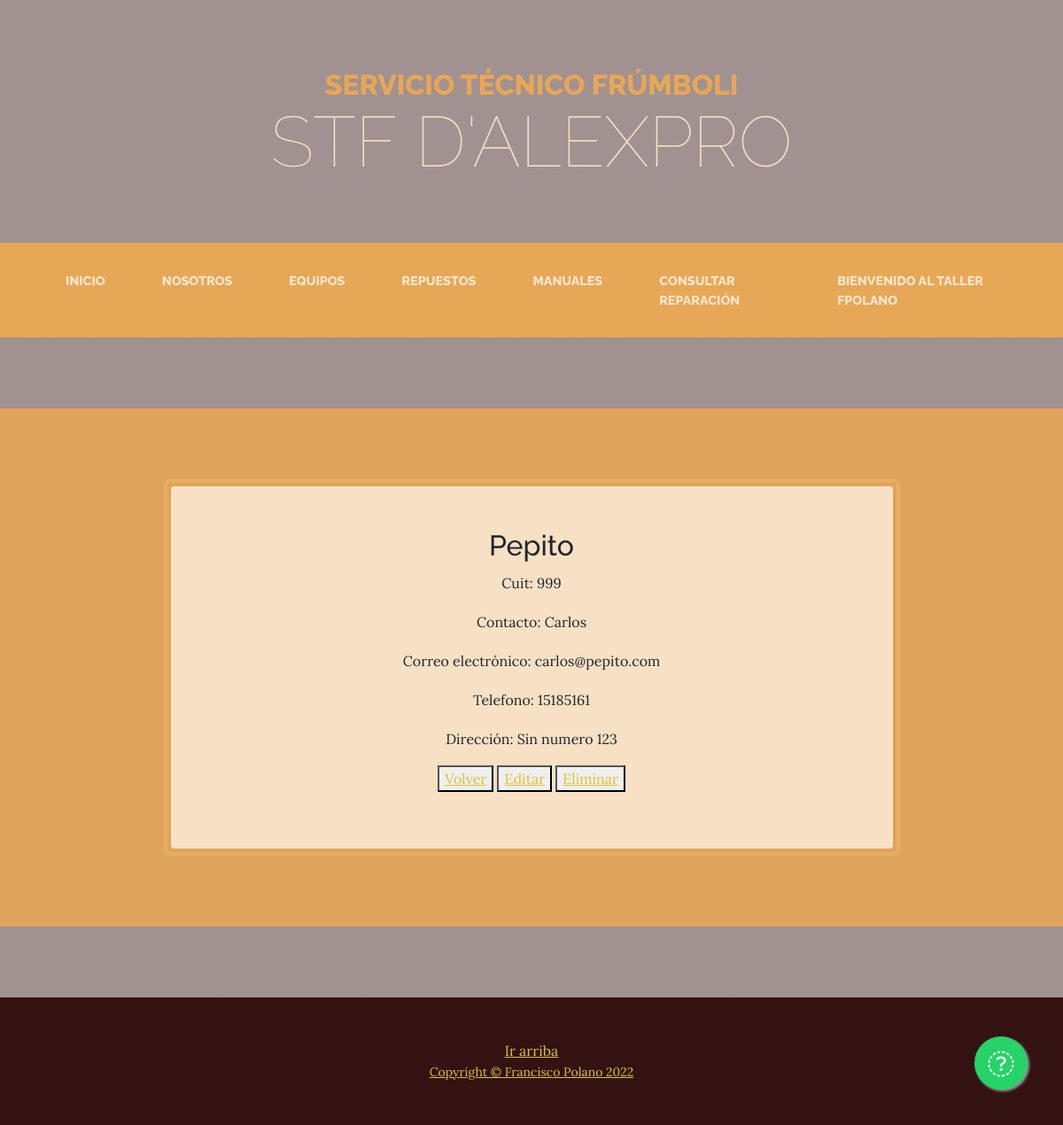
The app's page /STFprivado/clientes/detalle/5 (signed in) with its own data.
### STFprivado/models.py (models this page shows, shortened)
class Clientes(models.Model):
    razonSocial = models.CharField(max_length=60)
    cuit = models.PositiveSmallIntegerField(blank = True)
    contacto = models.CharField(max_length=60,blank=True)
    email = models.EmailField()
    telefono = models.PositiveSmallIntegerField()
    direccion = models.CharField(max_length=100,blank = True)

### STFprivado/views.py (the view)
# urls.py: path('clientes/detalle/<clienteId>', views.clientesDetalle, name="Clientes detalle"),
def clientesDetalle(request,clienteId):
    cliente = Clientes.objects.filter(id=clienteId)
    return render(request, "STFprivado/clientes/clientesDetalle.html",{'datos':cliente})

### STFprivado/templates/STFprivado/clientes/clientesDetalle.html (shortened to what this page needs)
{% extends 'AppSTF/padre.html' %}
{% load static %}
{% block cuerpo %}
<section class="page-section cta">
    <div class="container">
        <div class="row">
            <div class="col-xl-9 mx-auto">
                <div class="cta-inner bg-faded text-center rounded">
                    {% if datos %}
                        {% for cliente in datos %}
                            <h2> {{cliente.razonSocial}} </h2>
                            <p> Cuit: {{cliente.cuit}}</p>
                            <p> Contacto: {{cliente.contacto}}</p>
                            <p> Correo electrónico: {{cliente.email}}</p>
                            <p> Telefono: {{cliente.telefono}}</p>
                            <p> Dirección: {{cliente.direccion}}</p>
                            <button>
                                <a href="{% url 'Clientes lista' %}">Volver</a>
                            </button>
                            {% if user.is_authenticated %}
                                <button>
                                    <a href="{% url 'Clientes modificacion' cliente.id %}">Editar</a>
                                </button>
                                <button>
                                    <a href="{% url 'Clientes borrar' cliente.id %}">Eliminar</a>
                                </button>
                            {% endif %}
                        {% endfor %}
                    {% endif %}
                </div>
            </div>
        </div>
    </div>
</section>
{% endblock %}

### AppSTF/templates/AppSTF/padre.html (shortened to what this page needs)
{% load static %}
<!DOCTYPE html>
<html lang="es">
    <head>
        <link href="{%static 'AppSTF/css/styles.css' %}" rel="stylesheet" />
    </head>
    <body>
        <header>
            <h1 class="site-heading text-center text-faded d-none d-lg-block">
                <span class="site-heading-upper text-primary mb-3">Servicio Técnico Frúmboli</span>
                <span class="site-heading-lower">STF D'Alexpro</span>
            </h1>
        </header>
        <nav class="navbar navbar-expand-lg navbar-dark py-lg-4" id="mainNav">
            <div class="container">
                <div class="collapse navbar-collapse" id="navbarSupportedContent">
                    <ul class="navbar-nav mx-auto">
                        <li class="nav-item px-lg-4"><a class="nav-link text-uppercase" href="{% url 'Inicio' %}">Inicio</a></li>
                        <li class="nav-item px-lg-4"><a class="nav-link text-uppercase" href="{% url 'Nosotros' %}">Nosotros</a></li>
                        <li class="nav-item px-lg-4"><a class="nav-link text-uppercase" href="{% url 'Maquinas lista' %}">Equipos</a></li>
                        <li class="nav-item px-lg-4"><a class="nav-link text-uppercase" href="{% url 'Repuestos lista' %}">Repuestos</a></li>
                        <li class="nav-item px-lg-4"><a class="nav-link text-uppercase" href="{% url 'Manuales lista' %}">Manuales</a></li>
                        <li class="nav-item px-lg-4"><a class="nav-link text-uppercase" href="{% url 'Buscar' %}">Consultar reparación</a></li>
                        {% if user.is_authenticated %}
                        <li class="nav-item px-lg-4"><a class="nav-link text-uppercase" href="{% url 'Taller' %}">Bienvenido al taller {{user.username}}</a></li>
                        {% endif %}
                    </ul>
                </div>
            </div>
        </nav>
        {% block cuerpo %}
        {% endblock %}
        <link rel="stylesheet" href="https://maxcdn.bootstrapcdn.com/font-awesome/4.5.0/css/font-awesome.min.css">
        <a href="https://api.whatsapp.com/send?phone=5491153458372&text=Hola" class="float" target="_blank">
        <i class="fa fa-whatsapp my-float"></i>
        </a>
        <footer class="footer text-faded text-center py-5">
            <a href="#barra_navegacion"> Ir arriba </a>
            <div class="container"><p class="m-0 small"><a href="{% url 'Desarrollador' %}">Copyright &copy; Francisco Polano 2022 </a></p></div>
        </footer>
    </body>
</html>

### records on screen
Clientes: razonSocial "Pepito", cuit "999", contacto "Carlos", email "carlos@pepito.com", telefono "15185161", direccion "Sin numero 123"

### other values on screen
{{ user.username }} "FPOLANO"
